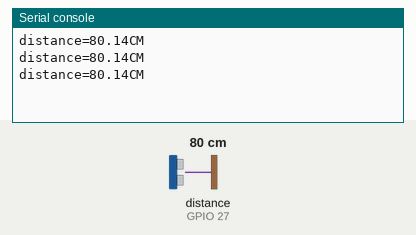
Simulated run of this program. Board: ESP32 board running MicroPython. On the bench: the last lines printed to the serial console. The inputs (shaded band) are chosen by the test bench; at power-on: distance to the obstacle (sensor on GPIO 27) 80 cm. The echo pulse lasts 58.3 µs per cm; library files of the repository ran but are not shown: hcsr04.py.

Above: at 1.2 s.
1.3 s: distance to the obstacle (sensor on GPIO 27) set to 2 cm
At 1.9 s:
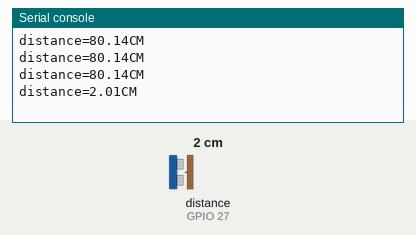
2.8 s: distance to the obstacle (sensor on GPIO 27) set to 4 cm
At 3.4 s:
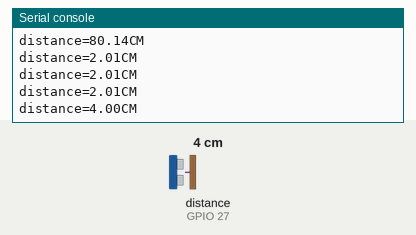
Timing chart, 0 to 5.8 s (numbered marks = the images above; inputs shaded):
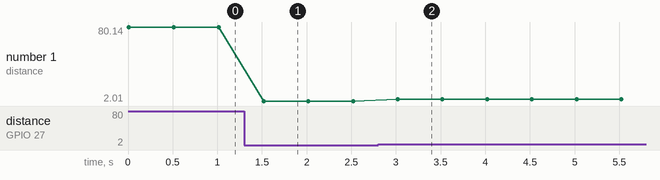

Measured:
- after the input at 1.3 s, the serial console: prints a new line after 0.22 s (image 1)
- after the input at 2.8 s, the serial console: prints a new line after 0.22 s (image 2)
- plotted number 1: 80.14 → 2.01 after the input at 1.3 s, 2.01 → 4 after the input at 2.8 s

The program:

main.py
```python
#导入Pin模块
from machine import Pin
import time
from hcsr04 import HCSR04

#定义HCSR04控制对象
hcsr04=HCSR04(trigger_pin=4, echo_pin=27)

#程序入口
if __name__=="__main__":

    while True:
        distance=hcsr04.distance_cm()
        print("distance=%.2fCM" %distance)
        time.sleep(0.5)
```
